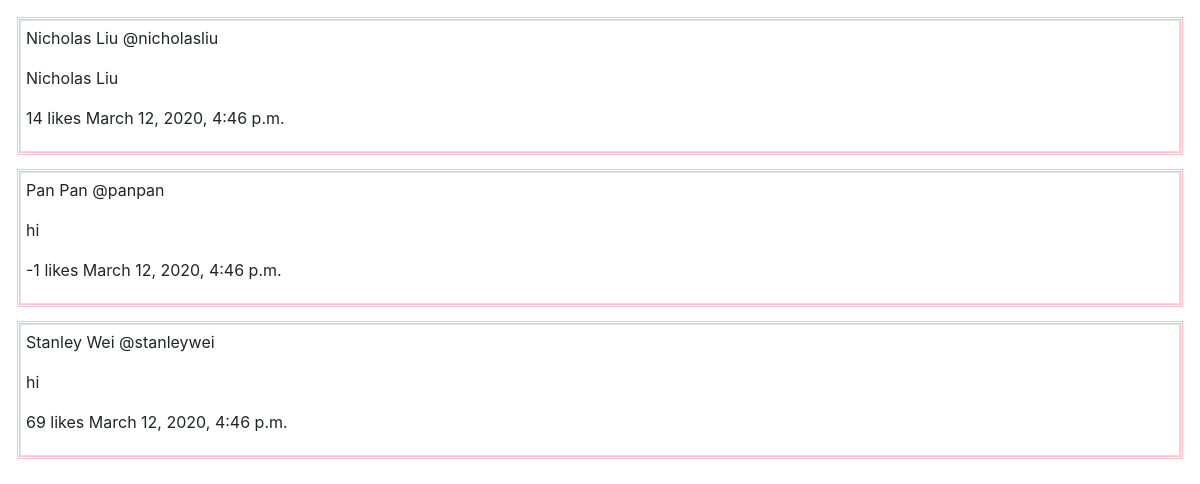
Page /twitter/0 on the committed database.
### twitter/models.py (models this page shows)
class Post(models.Model):
    userName = models.CharField(max_length=45, default="no username")
    bodyText = models.CharField(max_length=200, default='no body text')
    dateCreated = models.DateTimeField("datePosted",default='')
    likes = models.IntegerField(default = 0)
    userId = models.CharField(max_length=15, default='@')

### twitter/views.py (the view)
# urls.py: path('0', views.twitterPosts, name='posts'),
def twitterPosts(request):
    latest_post_list = Post.objects.all()
    context = {
        'latest_post_list': latest_post_list,
    }
    return render(request, 'twitter/twitterPosts.html', context)

### twitter/templates/twitter/twitterPosts.html (shortened to what this page needs)
<!DOCTYPE html>
<head>
  <link rel="stylesheet" href="https://maxcdn.bootstrapcdn.com/bootstrap/4.3.1/css/bootstrap.min.css">
</head>
<body>
{% for post in latest_post_list %}
  <div class = "boxed">
    <div class = "border">
        <p>{{post.userName}} {{post.userId}}</p>
        <p>{{post.bodyText}}</p>
        <p>{{post.likes}} likes {{post.dateCreated}}</p>
    </div>
  </div>
{% endfor %}
</body>
</html>

### twitter/templates/twitter/twitterPosts.html (style rules this page uses)
.boxed { border: 1px blue; }
.border { border: 15px solid red; padding: 5px; margin: 20px; outline-color:pink; outline-style:double; }

### rows in the picture
Post: userName "Nicholas Liu", userId "@nicholasliu", bodyText "Nicholas Liu", likes "14", dateCreated "March 12, 2020, 4:46 p.m."
Post: userName "Pan Pan", userId "@panpan", bodyText "hi", likes "-1", dateCreated "March 12, 2020, 4:46 p.m."
Post: userName "Stanley Wei", userId "@stanleywei", bodyText "hi", likes "69", dateCreated "March 12, 2020, 4:46 p.m."
